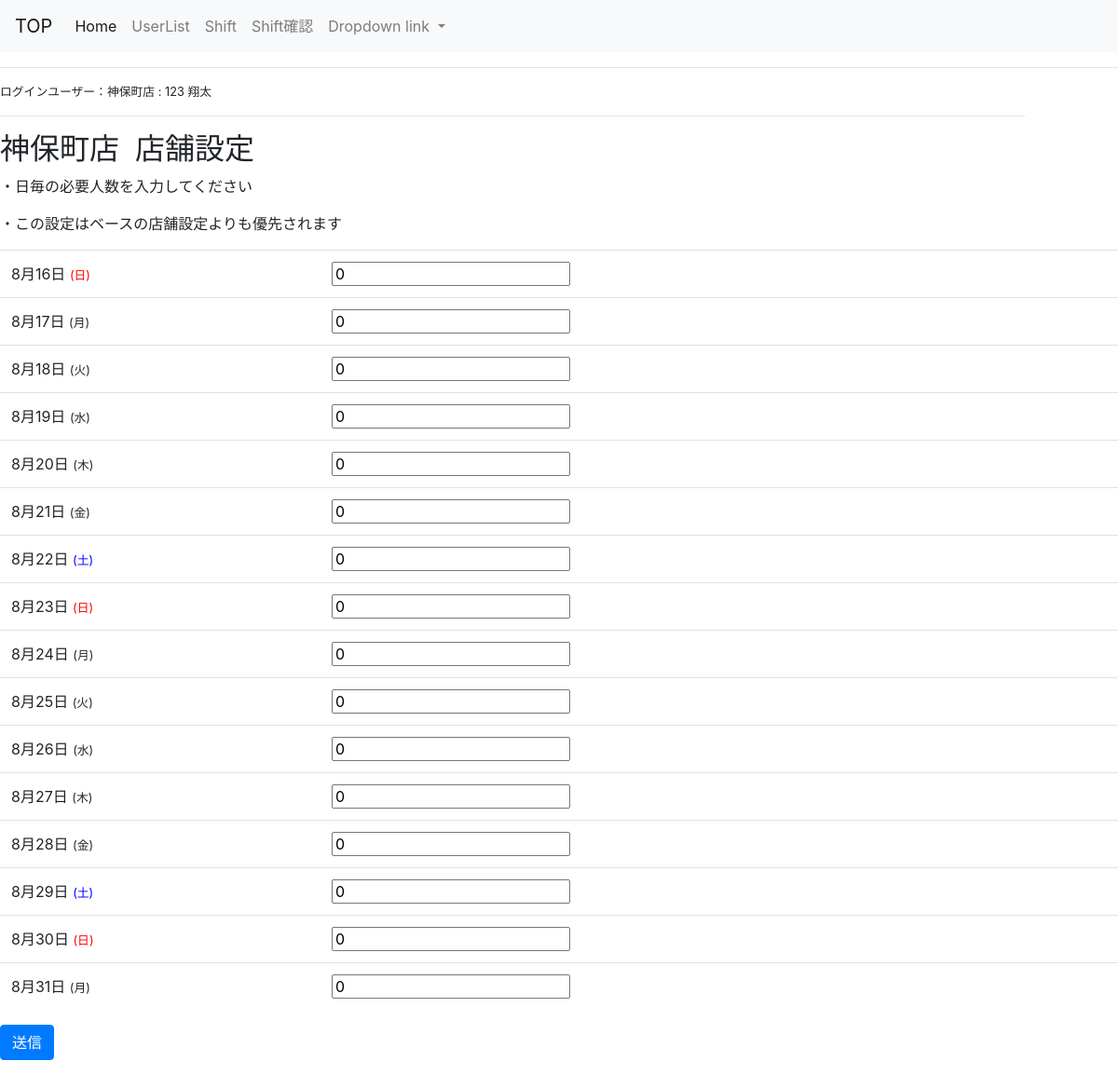
The app's page /day_config/1/ (signed in), older data.
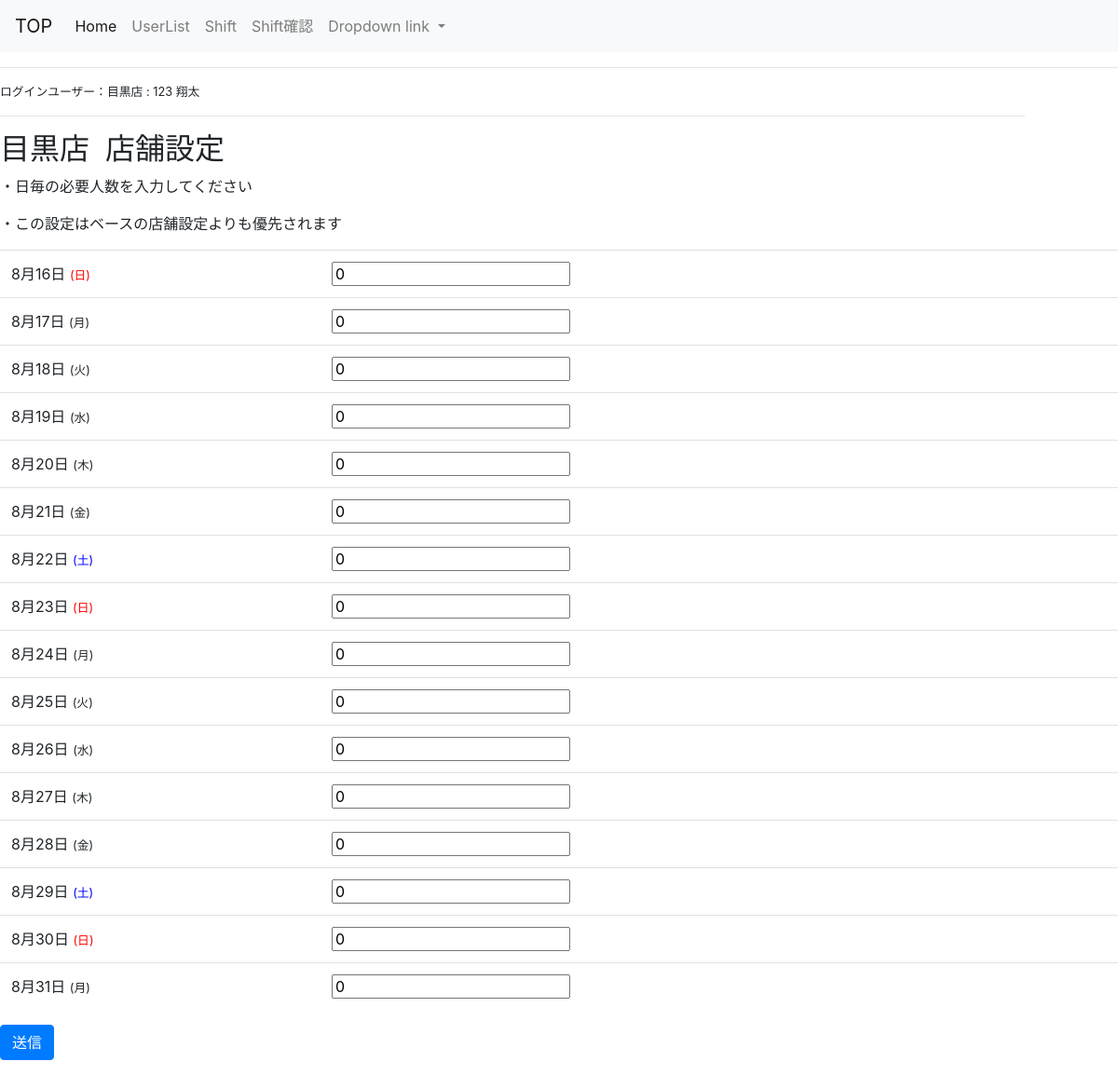
The same page, newer data.
### register/models.py (models this page shows, shortened)
class User(AbstractBaseUser, PermissionsMixin):
    email = models.EmailField(_('email address'), unique=True)
    first_name = models.CharField(_('first name'), max_length=30, blank=True)
    last_name = models.CharField(_('last name'), max_length=150, blank=True)
    is_staff = models.BooleanField(
        _('staff status'),
        default=False,
        help_text=_(
            'Designates whether the user can log into this admin site.'),
    )
    is_active = models.BooleanField(
        _('active'),
        default=True,
        help_text=_(
            'Designates whether this user should be treated as active. '
            'Unselect this instead of deleting accounts.'
        ),
    )
    date_joined = models.DateTimeField(_('date joined'), default=timezone.now)
    objects = CustomUserManager()
    EMAIL_FIELD = 'email'
    USERNAME_FIELD = 'email'
    REQUIRED_FIELDS = []
    class Meta:
        verbose_name = _('user')
        verbose_name_plural = _('users')

class Shops(models.Model):
    SHOP_CHOICES = (
    ('1', '目黒'),
    ('2', '狛江'),
    ('3', '神保町'),
    ('4', '上野広小路'),
    ('5', '北千住'),)
    shop = models.CharField("店舗", max_length=3,choices=SHOP_CHOICES, blank=True,default=1)
    user = models.OneToOneField(settings.AUTH_USER_MODEL,on_delete=models.CASCADE,)

### app/views.py (the view, shortened to what this page needs)
class Shop_config_day_views(mixins.Day_configMixin, generic.View):
    model = Shop_config_day
    template_name = 'app/day_config.html'
    date_field = 'date'
    form_class= Shop_config_dayForm
    def get(self, request, **kwargs):
        context = self.get_month_calendar()
        context['shop'] = get_object_or_404(Shops, pk=self.kwargs['shop_pk'])
        return render(request, self.template_name, context)

### app/mixins.py (called while the page is built)
    def setup_calendar(self):
        self._calendar = calendar.Calendar(self.first_weekday)

    def get_previous_week(self, date):
        if date.month == 1 and date.day ==16:
            return date.replace(year=date.year-1, month=12,day=16)
        if date.month == 1 and date.day ==1:
            return date.replace(year=date.year-1, month=12,day=1)
        if date.day == 16:
            return date.replace(month =date.month -1 ,day = 16)
        if date.day == 1:
            return date.replace(month =date.month -1 ,day = 1)

    def name(self):
        weekname=['月','火','水','木','金','土','日']
        name=[]
        week=[]
        day = self.get_week_days()
        for l in day:
            name.append(l.weekday())
        for nn in name:
            week.append(weekname[nn])
        return week

### app/templates/app/day_config.html (shortened to what this page needs)
{% extends "register/base.html" %}
{% block content %}
    <h2>{{ user.shops.get_shop_display }}店&nbsp; 店舗設定</h2>
    <p>・日毎の必要人数を入力してください</p>
    <p>・この設定はベースの店舗設定よりも優先されます</p>
<form action="" method="POST">
        {{ month_formset.management_form }}{% for week_day_forms in month_day_forms %}
        <table class="table">{% for day, forms in week_day_forms.items %}
                <tr> <td>{{ day | date:"n" }}月{{day |date:"j"}}日
                    {% if day|date:"D" == "日" %}
                    <small>
                        <span style="color: #F00;">({{ day | date:"D" }})</span>
                    </small></td>
                    {% elif day|date:"D" == "土" %}
                    <small>
                        <span style="color:#0000FF">({{ day | date:"D" }})</span>
                    </small></td>
                    {% else %}
                    <small>
                    ({{ day|date:"D" }})
                </small></td>
                   {% endif %}
                   {% for form in forms %}
                    <td>{{ form.date.as_hidden }}{{form.id}}{{form.day_need}}
                    </td></tr>
                    {% endfor %}{% endfor %}
            {% endfor %}
        </table>
        <button type="submit" class="btn btn-primary">送信</button>
    </form>
{% endblock %}

### register/templates/register/base.html (shortened to what this page needs)
{% load static %}
<head>
    <link rel="stylesheet" href="https://stackpath.bootstrapcdn.com/bootstrap/4.3.1/css/bootstrap.min.css">
<head>
  {% if user.is_superuser %}
    <nav class="navbar navbar-expand-lg navbar-light bg-light">
        <a class="navbar-brand" href="#">TOP</a>
        <div class="collapse navbar-collapse" id="navbarNavDropdown">
          <ul class="navbar-nav">
            <li class="nav-item active">
              <a class="nav-link" href="{% url 'register:top' %}">Home <span class="sr-only">(current)</span></a>
            </li>
            <li class="nav-item">
              <a class="nav-link" href="{% url 'register:user_list'%}">UserList</a>
            </li>
            <li class="nav-item">
              <a class="nav-link" href="{% url 'app:month_with_forms' user.pk  %}">Shift</a>
            </li>
            <li class="nav-item">
              <a class="nav-link" href="{% url 'app:shift_list' %}">Shift確認</a>
            </li>
            <li class="nav-item dropdown">
              <a class="nav-link dropdown-toggle" href="#" id="navbarDropdownMenuLink" role="button" data-toggle="dropdown" aria-haspopup="true" aria-expanded="false">
                Dropdown link
              </a>
              </li>
              </ul>
        </div>
      </nav><hr>
      <div class="mgr-10"><small>ログインユーザー：{{user.shops.get_shop_display}}店&nbsp;:&nbsp;{{ user.last_name }}&nbsp;{{user.first_name}}</small><hr></div>
      {% endif %}
        {% block content %}{% endblock %}</div>
</html>

Row changes from the older to the newer data that the page shows:
changed User "翔太": shops.shop "神保町" → "目黒"
